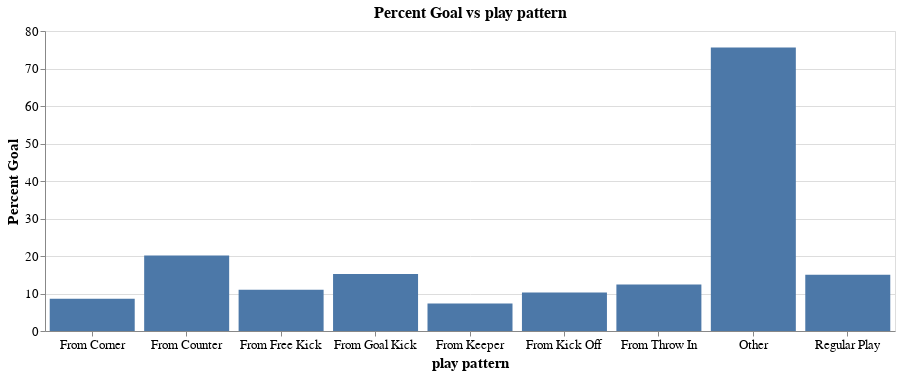

Here is the notebook cell this chart was saved with:
### Markdown cell above
#### 2.3.3 Percent goals by player pattern

### Code cell
plot_percent_goal_vs_attr("play pattern", "bar")

### Figure 1 — Vega-Lite specification as saved in the notebook (floating-point values rounded to 4 significant figures)
{"$schema": "https://vega.github.io/schema/vega-lite/v3.4.0.json", "config": {"axis": {"labelFontSize": 13, "titleFontSize": 15}, "mark": {"tooltip": null}, "title": {"fontSize": 16}, "view": {"height": 300, "width": 400}}, "data": {"name": "data-18bd5b012c9c22f50c0e1fb215897ca6"}, "datasets": {"data-18bd5b012c9c22f50c0e1fb215897ca6": [{"Goal": 107, "No Goal": 1133, "Percent Goal": 8.629, "play pattern": "From Corner"}, {"Goal": 78, "No Goal": 310, "Percent Goal": 20.1, "play pattern": "From Counter"}, {"Goal": 237, "No Goal": 1915, "Percent Goal": 11.01, "play pattern": "From Free Kick"}, {"Goal": 44, "No Goal": 246, "Percent Goal": 15.17, "play pattern": "From Goal Kick"}, {"Goal": 8, "No Goal": 101, "Percent Goal": 7.339, "play pattern": "From Keeper"}, {"Goal": 12, "No Goal": 105, "Percent Goal": 10.26, "play pattern": "From Kick Off"}, {"Goal": 170, "No Goal": 1199, "Percent Goal": 12.42, "play pattern": "From Throw In"}, {"Goal": 99, "No Goal": 32, "Percent Goal": 75.57, "play pattern": "Other"}, {"Goal": 480, "No Goal": 2724, "Percent Goal": 14.98, "play pattern": "Regular Play"}]}, "encoding": {"x": {"axis": {"labelAngle": 0, "title": "play pattern"}, "field": "play pattern", "type": "nominal"}, "y": {"axis": {"title": "Percent Goal"}, "field": "Percent Goal", "type": "quantitative"}}, "height": 300, "mark": "bar", "title": "Percent Goal vs play pattern", "width": 850}
